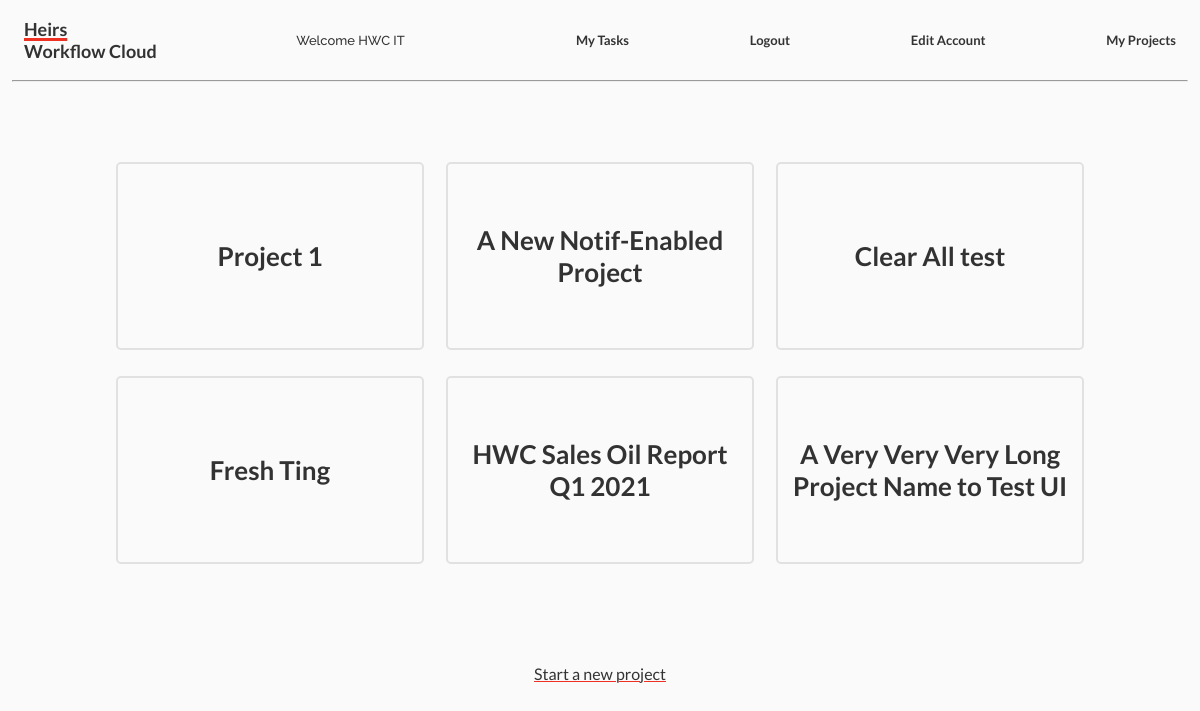
The app's page /myprojects/ (signed in) with its own data.
### tasktable/models.py (models this page shows, shortened)
class Project(models.Model):
    name = models.CharField(max_length=50, unique=True)
    members = models.ManyToManyField(User)
    founding_date = models.DateTimeField(default=timezone.now, blank=True)

### tasktable/views.py (the view)
# urls.py: path('myprojects/', views.projects),
def projects(request):
    if request.user.is_authenticated:
        user_id = request.user.id
        current_user = User.objects.get(id=user_id)
        all_projects = Project.objects.all()
        my_projects = []
        if current_user.groups.filter(name='Staff').exists():
            user_type = 'Staff'
        elif current_user.groups.filter(name='Admins').exists():
            user_type = 'Admin'
        elif current_user.groups.filter(name='Managers').exists():
            user_type = 'Manager'
        else:
            raise PermissionDenied
        all_tasks = Task.objects.all()
        personal_tasks = Task.objects.all()
        project_tasks = []
        template = loader.get_template('tasks/projects.html')
        for project in all_projects:
            if current_user in project.members.all():
                my_projects.append(project)
        if len(all_tasks) > 0:
            for task in all_tasks:
                if task.project in my_projects:
                    project_tasks.append(task)
        if len(personal_tasks) > 0:
            for task in personal_tasks:
                if task.project in my_projects:
                    project_tasks.append(task)
        context = {
            'projects': my_projects,
            'tasks': project_tasks,
            'user_type': user_type,
        }
        return HttpResponse(template.render(context, request))
    else:
        return HttpResponseForbidden()

### tasktable/templates/tasks/projects.html (shortened to what this page needs)
{% extends 'tasks/base.html' %}
{% block content %}
{% if projects %}
<div class='projects'>
    {% for project in projects %}
    {% if user_type == 'Admin' or user_type == 'Manager' %}
    <div class='hover3d-p' onclick="location.href='/projects/{{ project.id }}'">
        <div class='project_div'>
            <h1><a href="/projects/{{ project.id }}/">{{ project.name }}</a></h1>
        </div>
    </div>
    {% else %}
    <div class='hover3d-p' onclick="location.href='/projects/{{ project.id }}'">
        <div class='project_div'>
            <h1><a href="/projects/{{ project.id }}/">{{ project.name }}</a></h1>
        </div>
    </div>
    {% endif %}
    {% endfor %}
</div>
{% if user_type == 'Admin' %}
<a class='margin-bottom center link-button' href="/newproject">Start a new project</a>
{% elif user_type == 'Manager' %}
<a class='margin-bottom center link-button' href="/newproject">Start a new project</a>
{% endif %}
{% else %}
<p>No active projects.</p>
{% endif %}
{% endblock %}

### tasktable/templates/tasks/base.html (shortened to what this page needs)
<!DOCTYPE html>
<html lang="en">
<head>
    {% load static %}
    <link rel='stylesheet' href="{% static 'style.css' %}">
    <link rel="stylesheet" href="{% static 'date-picker/jquery-ui.css' %}">
</head>
<body>
    <div class="navbar">
        <div id="logo">
            <a href="/user/home">
                <h1> <span id='highlight'>Heirs</span> <br> Workflow Cloud</h1>
            </a>
        </div>
        <h3 id='welcome'>Welcome {{ request.user.first_name }}</h3>
        <div class='nav-links'>
            <ul>
                <li class="link"><a href="/tasks">My Tasks</a></li>
                <li class="link"><a href="/user/logout">Logout</a></li>
                <li class="link"><a href="/admin/password_change/">Edit Account</a></li>
                <li class="link"><a href="/myprojects">My Projects</a></li>
            </ul>
        </div>
    </div>
    <hr>
    {% block content %}
    {% endblock%}
    {% load static %}
</body>
</html>

### tasktable/static/style.css (style rules this page uses)
* { outline: none; }
.navbar { display: flex; color:rgba(0, 0, 0, 0.8); align-items: center; height: 10vh; justify-content: space-between; }
.nav-links { display: flex; justify-content: space-between; margin-right: 2vw; }
#logo { font-size: xx-small; font-family: 'Raleway', sans-serif; font-weight: 800; margin-left: 2vw; }
#welcome { font-size: small; font-family: 'Raleway', sans-serif; font-weight: 500; }
div.nav-links>ul { display: flex; font-family: 'Raleway', sans-serif; font-weight: 600; font-size: small; color:rgba(0, 0, 0, 0.8); align-items: center; justify-content: space-between; width: 50vw; }
.nav-links ul li { list-style: none; justify-self: space-around; }
a { color: rgba(0, 0, 0, 0.8); text-decoration: none; outline: none; font-family: 'Lato', sans-serif; transition: 250ms ease-in-out; }
body { margin: 0; padding: 0; background-color: rgb(250, 250, 250); overflow-x: hidden; overflow-y: auto; font-family: 'Lato', sans-serif; }
hr { margin: 0 1vw 5vh 1vw; color: #000000AA; border-radius: 1px; background: #00000000; }
ul { list-style: none; margin: 0; padding-left: 4ch; }
.link-button { font-family: 'Lato', sans-serif; text-decoration: underline #EE3123; text-decoration-thickness: 0.5px; transition: 250ms ease-in-out; }
.center { width: 100vw; display: flex; justify-content: center; text-align: center; }
h3, h2 { font-family: 'Raleway', sans-serif !important; font-size: large; margin: initial 10px; overflow: hidden; text-overflow: ellipsis; white-space: nowrap; }
.project_div { display: flex; align-items: center; text-align: center; justify-content: center; width: 280px; height: 160px; font-family: 'Lato', sans-serif; padding: 1vw; border: 2px solid rgba(0, 0, 0, 0.1); border-radius: 5px; cursor: pointer; font-size: small; margin-bottom: 2.5vh; }
.hover3d, .hover3d-p { cursor: pointer; transition: .3 ease-in-out; border-radius: 5px; }
.margin-bottom { margin-bottom: 5vh; }
.projects { display: flex; flex-wrap: wrap; justify-content: space-around; margin: 10vh 50%; transform: translate(-50%, 0); width: 82vw; gap: 0.5vw; }
#highlight { text-decoration: underline #EE3123 0.15em; }

### records on screen
Project: name "Project 1"
Project: name "A New Notif-Enabled Project"
Project: name "Clear All test"
Project: name "Fresh Ting"
Project: name "HWC Sales Oil Report Q1 2021"
Project: name "A Very Very Very Long Project Name to Test UI"

### other values on screen
{{ request.user.first_name }} "HWC IT"
